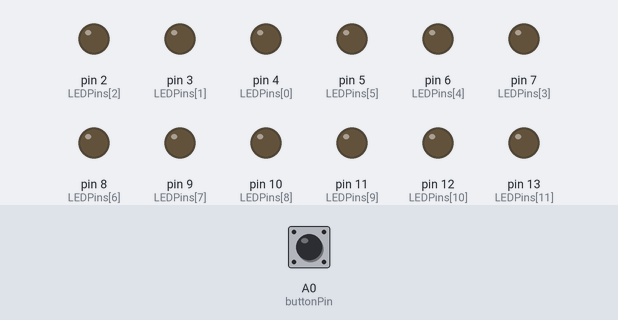
This sketch was run on a simulated Arduino Uno, built with avr-gcc and run on an emulated ATmega328P. Shown: output pins drawn as LEDs (lit = HIGH). The test bench sets the inputs (shaded band); at power-on: A0 (buttonPin) HIGH.

Above: at 1.2 s.
1.3 s: A0 (buttonPin) pulled LOW for 0.15 s
At 2.2 s:
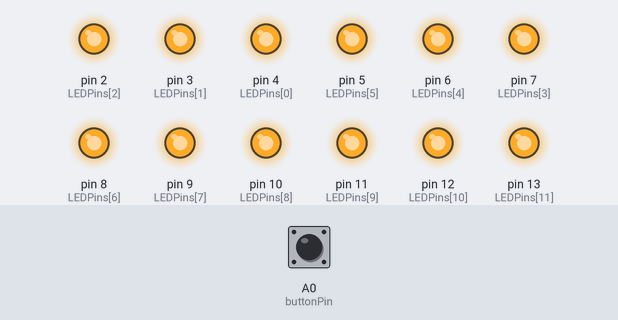
2.9 s: A0 (buttonPin) pulled LOW for 1 s
At 3.4 s:
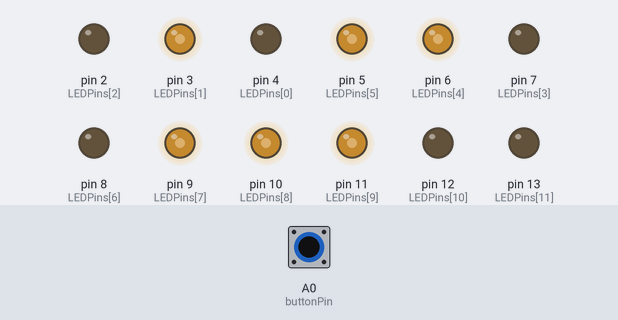
5.4 s: A0 (buttonPin) pulsed LOW 5 times (0.12 s each, 0.3 s apart)
At 5.9 s:
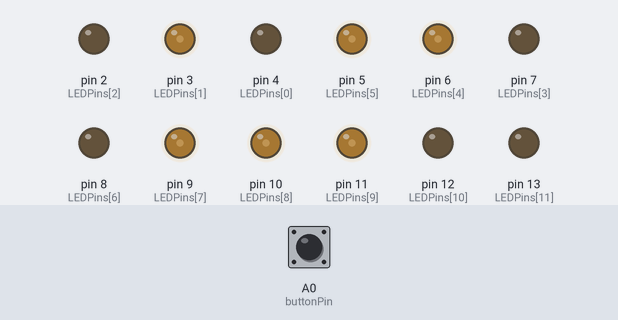
Timing chart, 0 to 8.4 s (numbered marks = the images above; inputs shaded):
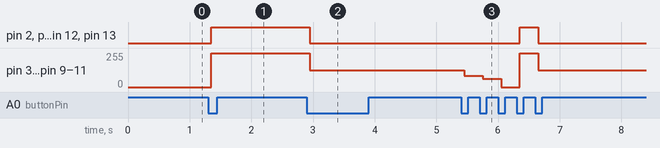

The sketch:

toggle_fader.ino
```cpp
// Pin count
const int LEDCount = 12;
// Input and Output pins
const int buttonPin = A0;
const int LEDPins[] = {4,3,2,7,6,5,8,9,10,11,12,13};
// States
int currentButtonState = LOW;
int pressState = LOW;
unsigned long lastDebounce = 0;
int debounceDelay = 50;
bool triggerStatus = false;
unsigned long triggerMillis = 0;
int pressCount = 0;
// Timing
unsigned long previousMillis = 0;
int ledIndex = 0;

void setup() {
  pinMode(buttonPin, INPUT_PULLUP);
  for (int i=0; i<LEDCount; i++) {
    pinMode(LEDPins[i], OUTPUT);
    digitalWrite(LEDPins[i], LOW);
  }
}

void loop() {

  currentButtonState = digitalRead(buttonPin);
  if (currentButtonState != pressState){
    lastDebounce = millis();
  }
  if (millis()-lastDebounce >= debounceDelay){
    if (currentButtonState == LOW && !pressState) {
      triggerStatus = true;
      pressCount++;
      pressState = true;
    }
    else if (currentButtonState == HIGH && pressState) {
      pressState = false;

    }
  }

  if (triggerStatus && pressCount <=4){
    for (int i=0; i<LEDCount; i++) {
      analogWrite(LEDPins[i], 255/pressCount);
    }
  }
  else {
    pressCount = 0;
    triggerStatus = false;
    for (int i=0; i<LEDCount; i++) {
      digitalWrite(LEDPins[i], LOW);
    }
  }
}
```

Measured:
- after the input at 1.3 s, pin 2 (LEDPins[2]), pin 4 (LEDPins[0]), pin 7 (LEDPins[3]), pin 8 (LEDPins[6]), pin 12 (LEDPins[10]), pin 13 (LEDPins[11]): LOW → HIGH after 0.05 s; pin 3 (LEDPins[1]), pin 5 (LEDPins[5]), pin 6 (LEDPins[4]), pin 9 (LEDPins[7]), pin 10 (LEDPins[8]), pin 11 (LEDPins[9]): 0/255 → 255/255 after 0.05 s
- after the input at 2.9 s, pin 2 (LEDPins[2]), pin 4 (LEDPins[0]), pin 7 (LEDPins[3]), pin 8 (LEDPins[6]), pin 12 (LEDPins[10]), pin 13 (LEDPins[11]): HIGH → LOW after 0.05 s; pin 3 (LEDPins[1]), pin 5 (LEDPins[5]), pin 6 (LEDPins[4]), pin 9 (LEDPins[7]), pin 10 (LEDPins[8]), pin 11 (LEDPins[9]): 255/255 → 127/255 after 0.05 s
- after the input at 5.4 s, pin 2 (LEDPins[2]): LOW → HIGH after 0.95 s, → LOW 0.30 s later; pin 3 (LEDPins[1]): 127/255 → 85/255 after 0.05 s, → 63/255 0.30 s later, → 0/255 0.30 s later, → 255/255 0.30 s later, … (5 changes in this stretch)
